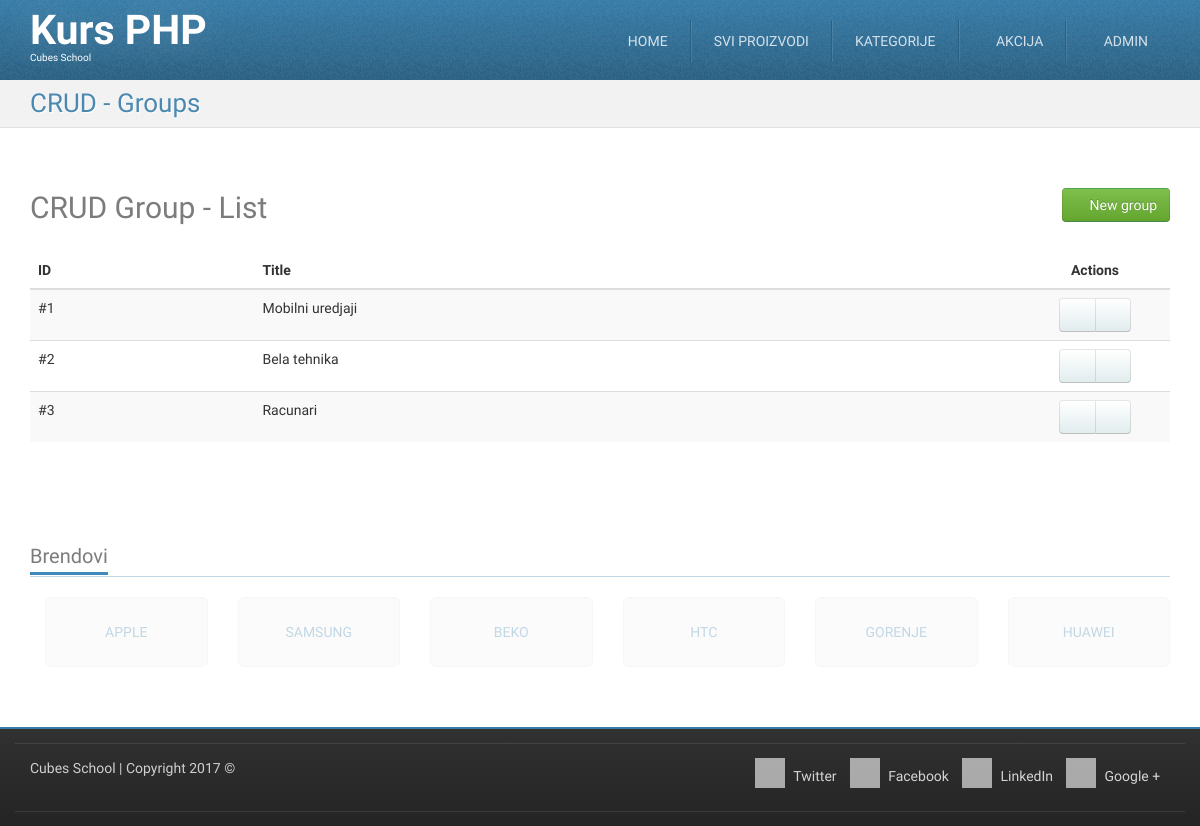
The app's page /crud-group-list.php (signed in) with its own data.
### tables this page shows
CREATE TABLE `groups` (
  `id` int(11) NOT NULL,
  `title` varchar(255) NOT NULL
);

### crud-group-list.php (called while the page is built, shortened)
<?php
require_once __DIR__ . '/models/m_groups.php';
$groups = groupsFetchAll();
require_once __DIR__ . '/views/layout/header.php';
require_once __DIR__ . '/views/templates/t_crud-group-list.php';
require_once __DIR__ . '/views/layout/footer.php';

### models/m_groups.php (called while the page is built, shortened)
<?php
require_once __DIR__ . '/m_database.php';
function groupsFetchAll() {
	$query = "SELECT `groups`.* FROM `groups`";
	return dbFetchAll($query);
}

### models/m_database.php (called while the page is built, shortened)
<?php
function dbGetLink() {
	static $link;
	if (!isset($link)) {
		$link = mysqli_connect('127.0.0.1', 'cubes', 'cubes', 'cubes-php-mysql');
	}
	return $link;
}
function dbQuery($query) {
	$link = dbGetLink();
	$result = mysqli_query($link, $query);
	return $result;
}
function dbFetchAll($query) {
	$result = dbQuery($query);
	return mysqli_fetch_all($result, MYSQLI_ASSOC);
}

### views/templates/t_crud-group-list.php (the view)
<div id="highlighted">
	<div class="container">
		<div class="header">
			<h2 class="page-title">
				<span>CRUD - Groups</span>
			</h2>
		</div>
	</div>
</div>
<div id="content">
	<div class="container portfolio">
		<div class="row">
			<div class="col-md-12">
				<h2>
					CRUD Group - List
                                                      <a href="/crud-brand-insert.php" class="pull-right btn btn-success">
						<i class="fa fa-plus-circle"></i>
						New group
					</a>
				</h2>
			</div>
		</div>
		<div class="row">
			<div class="col-md-12">
				<table class="table table-striped table-hover">
					<thead>
						<tr>
							<th>ID</th>
							<th>Title</th>
							<th class="actions text-center">Actions</th>
						</tr>
					</thead>
					<tbody>
						<?php foreach ($groups as $group) {?>
						<tr>
							<td>
                                                                          #<?php echo htmlspecialchars($group['id']);?>
							</td>
							<td>
                                                                         <?php echo htmlspecialchars($group['title']);?>
							</td>
							<td class="text-center">
								<div class="btn-group">
                                                                                  <a href="/crud-group-edit.php" class="btn btn-default"><i class="fa fa-pencil"></i></a>
									<a href="#" class="btn btn-default"><i class="fa fa-trash"></i></a>
								</div>
							</td>
						</tr>
						<?php }?>
					</tbody>
				</table>
			</div>
		</div>
	</div>
</div>

### skins/tema/css/theme-style.css (style rules this page uses)
h1, h2, h3 { line-height: 40px; }
h1, h2, h3, h4, h5, h6 { color: rgba(36, 36, 36, 0.6); }
a { color: #377ca8; text-decoration: none; }
.btn-default { color: #333333; text-shadow: 0 1px 1px rgba(255, 255, 255, 0.75); background-image: -webkit-linear-gradient(top, #ffffff 0%, #e2edee 100%); background-image: -o-linear-gradient(top, #ffffff 0%, #e2edee 100%); background-image: linear-gradient(to bottom, #ffffff 0%, #e2edee 100%); background-repeat: repeat-x; filter: progid:DXImageTransform.Microsoft.gradient(startColorstr='#ffffffff', endColorstr='#ffe2edee', GradientType=0); border-color: #e2edee #e2edee #b2cfd2; border-color: rgba(0, 0, 0, 0.1) rgba(0, 0, 0, 0.1) rgba(0, 0, 0, 0.25); *background-color: #e2edee; filter: progid:DXImageTransform.Microsoft.gradient(enabled = false); -webkit-transition: all; -o-transition: all; transition: all; }
.btn-success { color: #ffffff; text-shadow: 0 -1px 0 rgba(0, 0, 0, 0.25); background-image: -webkit-linear-gradient(top, #7fbf4d 0%, #63a62f 100%); background-image: -o-linear-gradient(top, #7fbf4d 0%, #63a62f 100%); background-image: linear-gradient(to bottom, #7fbf4d 0%, #63a62f 100%); background-repeat: repeat-x; filter: progid:DXImageTransform.Microsoft.gradient(startColorstr='#ff7fbf4d', endColorstr='#ff63a62f', GradientType=0); border-color: #63a62f #63a62f #3f6a1e; border-color: rgba(0, 0, 0, 0.1) rgba(0, 0, 0, 0.1) rgba(0, 0, 0, 0.25); *background-color: #63a62f; filter: progid:DXImageTransform.Microsoft.gradient(enabled = false); -webkit-transition: all; -o-transition: all; transition: all; }
html { background-image: -webkit-linear-gradient(top, #e0e0e0 0%, #ffffff 100%); background-image: -o-linear-gradient(top, #e0e0e0 0%, #ffffff 100%); background-image: linear-gradient(to bottom, #e0e0e0 0%, #ffffff 100%); background-repeat: repeat-x; filter: progid:DXImageTransform.Microsoft.gradient(startColorstr='#ffe0e0e0', endColorstr='#ffffffff', GradientType=0); }
body { margin: 0; font-family: "Monda", Arial, serif; font-size: 14px; line-height: 1.428571429; color: #333333; background-color: #ffffff; position: relative; }
.page-title { margin: 0; }
#highlighted { -webkit-transition: all 0.4s ease-out; -o-transition: all 0.4s ease-out; transition: all 0.4s ease-out; border-bottom: 1px solid #e1e1e1; background: #f2f2f2 url(../img/bg_noise-5.png) left top repeat; color: #377ca8; text-shadow: 1px 1px 1px #ffffff; }
.has-navbar-fixed-top #content { margin-top: 82px; }
.has-navbar-fixed-top.has-highlighted #highlighted, .has-navbar-fixed-top.page-index #highlighted, .has-navbar-fixed-top.page-index-carousel #highlighted, .has-navbar-fixed-top.page-starter #highlighted { margin-top: 80px; }
.has-navbar-fixed-top.has-highlighted #content, .has-navbar-fixed-top.page-index #content, .has-navbar-fixed-top.page-index-carousel #content, .has-navbar-fixed-top.page-starter #content { margin-top: 0; }
#content { padding: 40px 0; background-color: #ffffff; }
.header { margin-bottom: 0; }
.header:before, .header:after { content: " "; display: table; }
.header:after { clear: both; }
.header .page-title { font-size: 26px; margin: 8px 0 8px 0; color: rgba(55, 124, 168, 0.9); }
.header .page-title span, .header .page-title small { display: block; line-height: 1.2 !important; }
@media (min-width: 768px) { .header .page-title { float: left; } }
.services .row, .portfolio .row { margin-bottom: 1em; }

### skins/tema/css/custom-style.css (style rules this page uses)
table .actions { width: 150px; }

### skins/tema/css/colour-blue.css (style rules this page uses)
body a { color: #377ca8; text-decoration: none; }
body #highlighted { border-bottom-color: #e1e1e1; background-color: #f2f2f2; color: #377ca8; text-shadow: 1px 1px 1px #ffffff; }
body .header .page-title { color: rgba(55, 124, 168, 0.9); }

### records on screen
groups: id "1", title "Mobilni uredjaji"
groups: id "2", title "Bela tehnika"
groups: id "3", title "Racunari"
